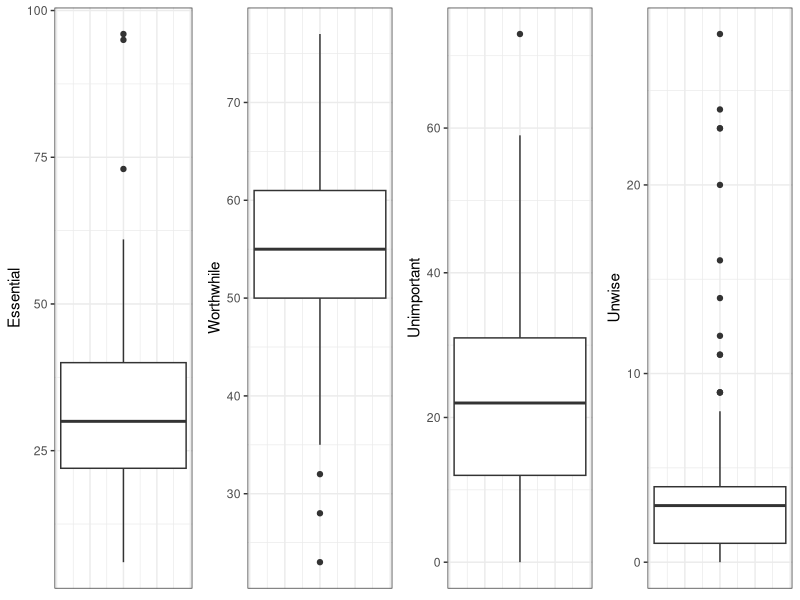
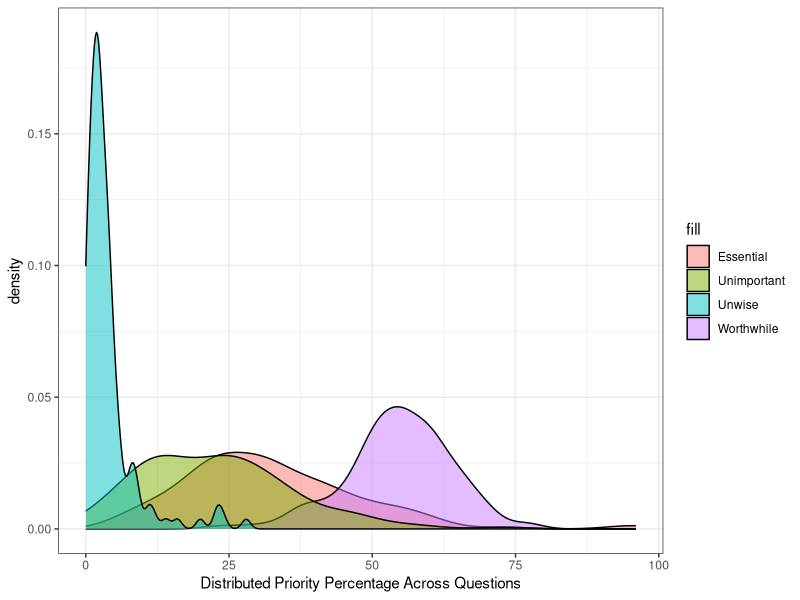
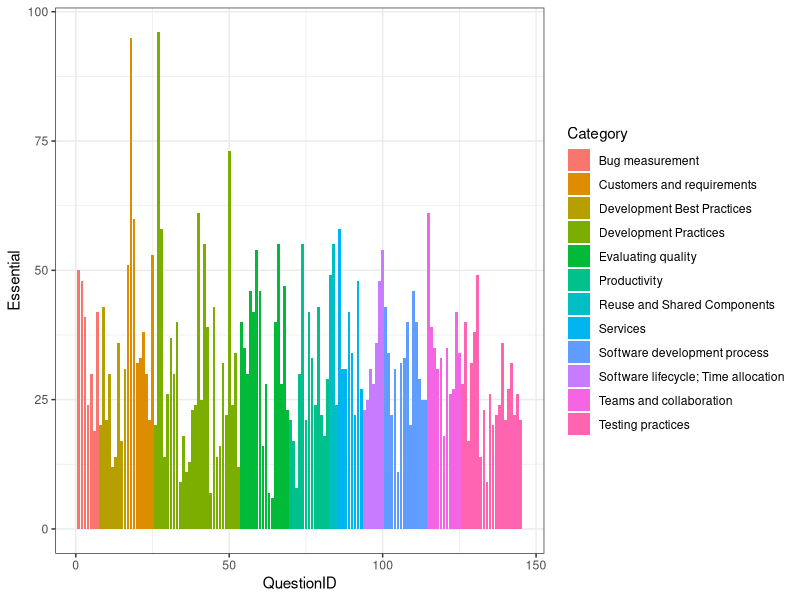
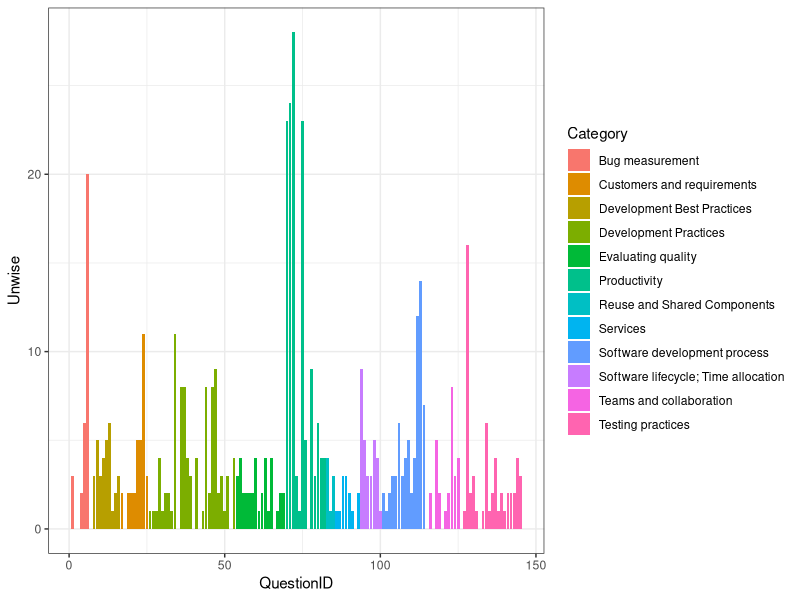
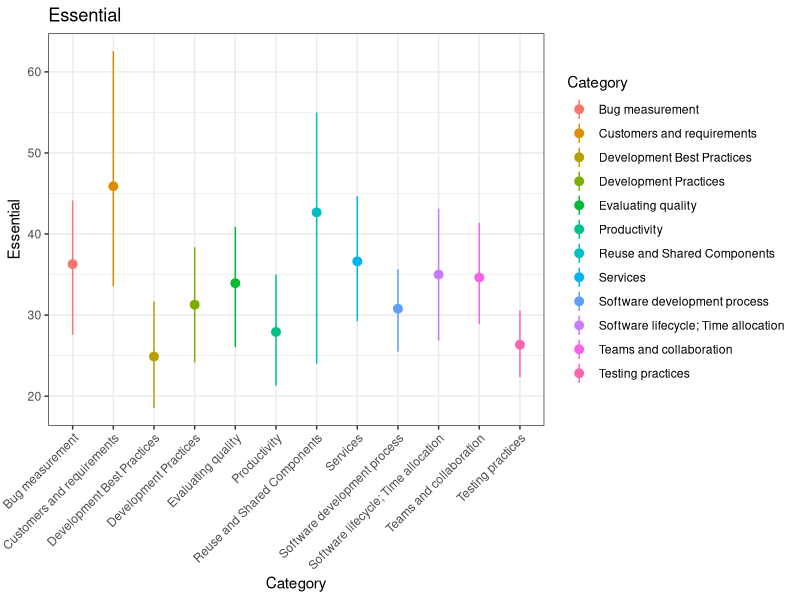
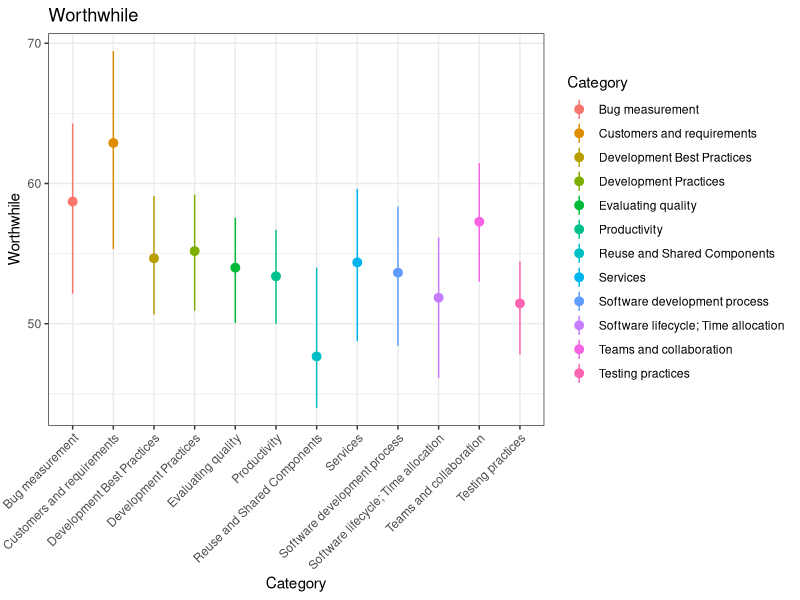
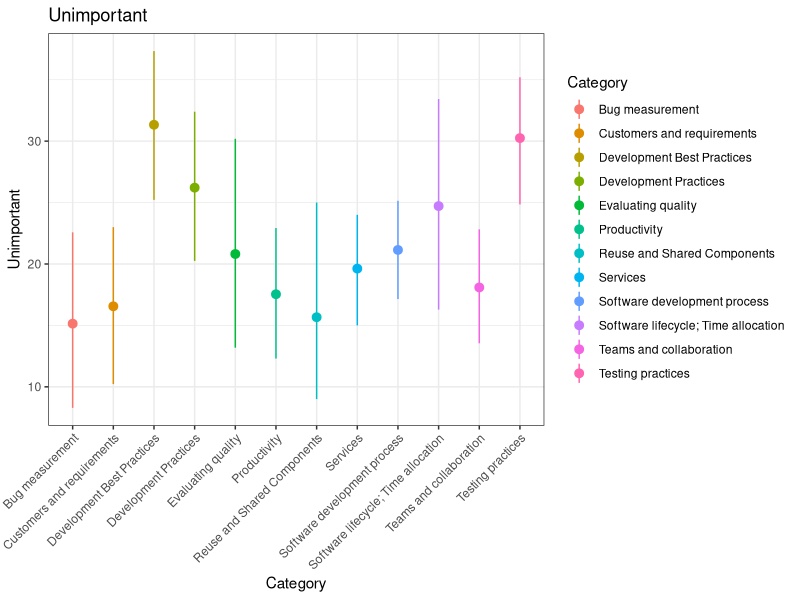
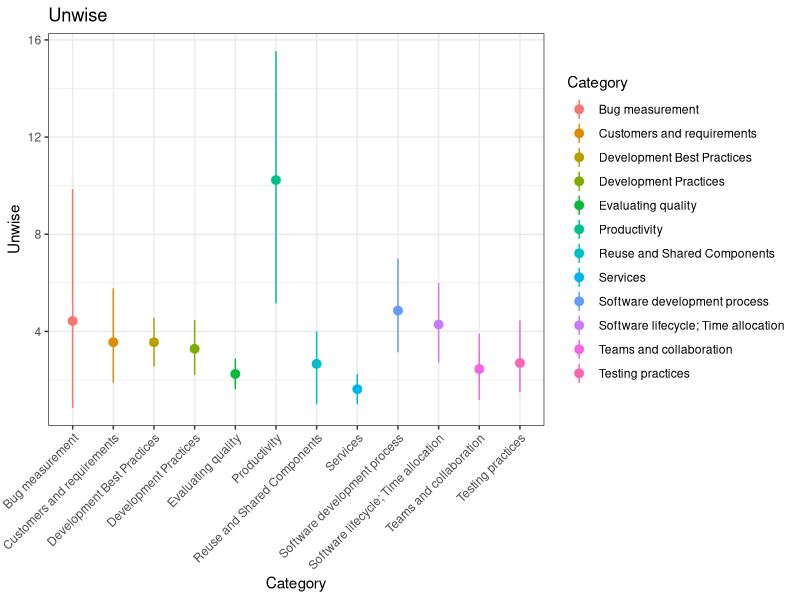

These figures' R source, in order:
## ---- chunk 1
knitr::opts_chunk$set(echo = TRUE)
## ---- chunk 2
library(readxl)
library(ggplot2)
library(kableExtra)
library(dplyr)
## ---- chunk 3
data <- read_excel("../data/145Questions.xlsx",skip=3) #skip the first three rows because they have some copywrite stuff from Microsoft that reads in a little weird
## ---- chunk 4
colnames(data) <- c("QuestionID","Category","Question","Essential",  "Worthwhile"  ,     "Unimportant" , "Unwise","Don't Know" , "Distribution",  "EssentialPercent" ,  "WorthwhilePercent" ,"UnwisePercent" ,     "EssentialRank"  , "WorthwhileRank", "UnwiseRank")

kable(head(data[1:8])) %>%
  kable_styling(bootstrap_options = c("striped", "hover"))
kable(tail(data[1:8])) %>%
  kable_styling(bootstrap_options = c("striped", "hover"))
## ---- chunk 5
aggregate <- data %>% # this symbol is referred to as a "pipe". it "pipes" the data into the other function calls
              group_by(Category) %>%
              summarise(AverageEssential = mean(Essential))

kable(aggregate) %>%
  kable_styling(bootstrap_options = c("striped", "hover"))
## ---- chunk 6
essential <- ggplot(data,aes(y=Essential,))+
  geom_boxplot()+
  theme_bw()+
  theme(
        axis.text.x=element_blank(),
        axis.ticks.x=element_blank())

worthwhile <- ggplot(data,aes(y=Worthwhile))+
  geom_boxplot()+
  theme_bw()+
  theme(
        axis.text.x=element_blank(),
        axis.ticks.x=element_blank())

unimportant <- ggplot(data,aes(y=Unimportant))+
  geom_boxplot()+
  theme_bw()+
  theme(
        axis.text.x=element_blank(),
        axis.ticks.x=element_blank())

unwise <- ggplot(data,aes(y=Unwise))+
  geom_boxplot()+
  theme_bw()+
  theme(
        axis.text.x=element_blank(),
        axis.ticks.x=element_blank())

#lining up all the boxplots horizontally using cowplot
cowplot::plot_grid(essential, worthwhile, unimportant,unwise ,
                   ncol = 4, rel_heights = c(1, 1),
                   align = 'h', axis = 'lr')
## ---- chunk 7
# How much was labeled Essential, Worthwhile, Unimportant, Unwise across the different categories?

# FIXME: IDK what the hell I'm trying to show here
ggplot(data,aes())+
  geom_density(aes(Essential,fill="Essential"),alpha=.5)+
  geom_density(aes(Worthwhile,fill="Worthwhile"),alpha=.5)+
  geom_density(aes(Unimportant,fill="Unimportant"),alpha=.5)+
  geom_density(aes(Unwise,fill="Unwise"),alpha=.5,)+
  xlab("Distributed Priority Percentage Across Questions")+
  theme_bw()
## ---- chunk 8
ggplot(data,aes(QuestionID,Essential,fill=Category))+
  geom_bar(stat="identity")+
  theme_bw()

# FIXME: this R syntax is grabbing the Question cell wherever the Essential value is matching the maximum Essential value. Let's see what was considered Essential by the most people!
data$Question[data$Essential==max(data$Essential)]
## ---- chunk 9
ggplot(data,aes(QuestionID,Unwise,fill=Category))+
  geom_bar(stat="identity")+
  theme_bw()

data$Question[data$Unwise==max(data$Unwise)]
## ---- chunk 10
ggplot(data,aes(Category,Essential,color=Category))+
  stat_summary(fun.data=mean_cl_boot)+
  ggtitle("Essential")+
  theme_bw()+
  theme(axis.text.x = element_text(angle = 45, hjust = 1))

ggplot(data,aes(Category,Worthwhile,color=Category))+
  stat_summary(fun.data=mean_cl_boot)+
  ggtitle("Worthwhile")+
  
  theme_bw()+
  theme(axis.text.x = element_text(angle = 45, hjust = 1))
## ---- chunk 11
ggplot(data,aes(Category,Unimportant,color=Category))+
  stat_summary(fun.data=mean_cl_boot)+
  ggtitle("Unimportant")+
  theme_bw()+
  theme(axis.text.x = element_text(angle = 45, hjust = 1))
## ---- chunk 12
ggplot(data,aes(Category,Unwise,color=Category))+
  stat_summary(fun.data=mean_cl_boot)+
  theme_bw()+
  ggtitle("Unwise")+
  theme(axis.text.x = element_text(angle = 45, hjust = 1))
## ---- chunk 13
mean(data$Unwise[data$Category=='Productivity'])
mean(data$Unwise[data$Category!='Productivity'])
wilcox.test(data$Unwise[data$Category=='Productivity'],data$Unwise[data$Category!='Productivity'])
